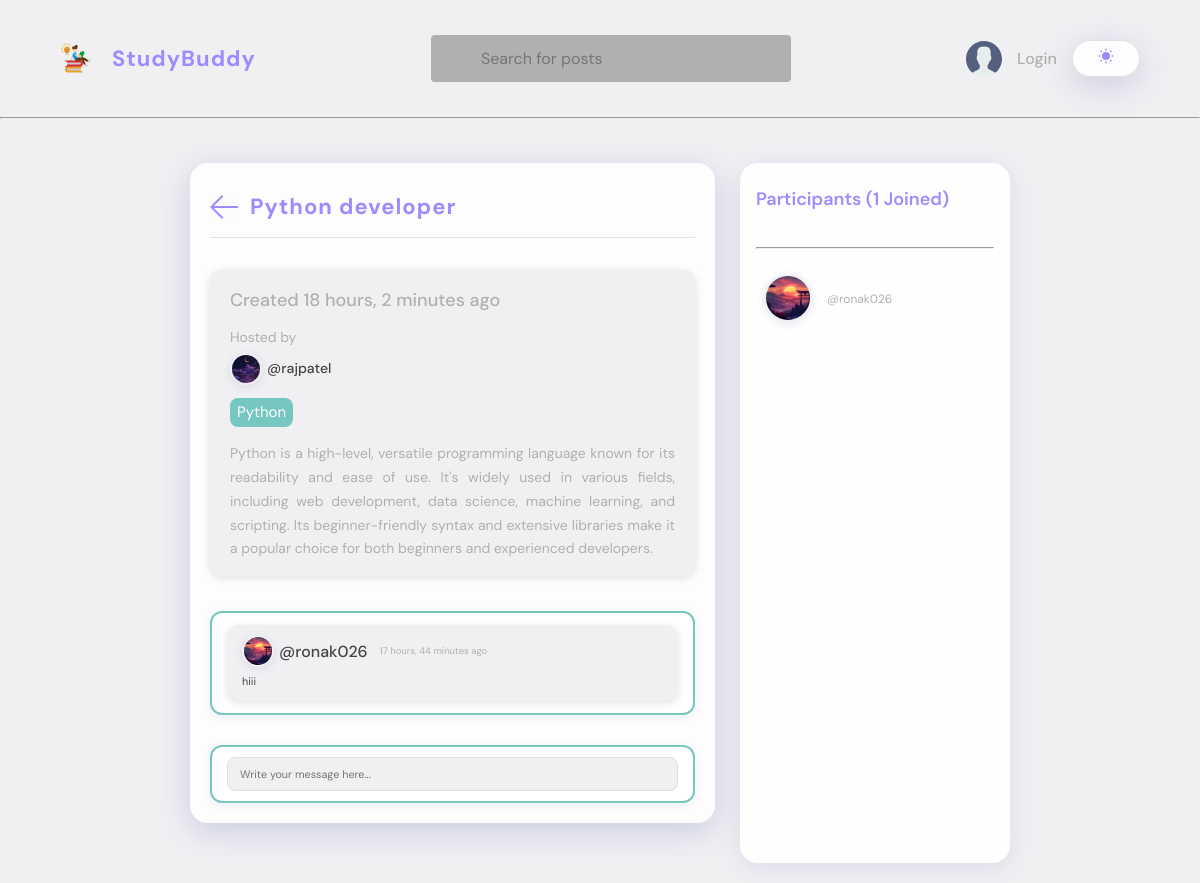
Page /room/2/ on the committed database.
### base/models.py (models this page shows, shortened)
class Room(models.Model):
    host=models.ForeignKey(User, on_delete=models.SET_NULL, null=True)
    topic=models.ForeignKey('Topic', on_delete=models.SET_NULL, null=True)
    name = models.CharField(max_length=100)
    description = models.TextField(null=True, blank=True)
    updated = models.DateTimeField(auto_now=True)
    created = models.DateTimeField(auto_now_add=True)
    participants = models.ManyToManyField(User,related_name="participants", blank=True)
    class Meta:
        ordering = ["-updated", "-created"]

class User(AbstractUser):
    name = models.CharField(max_length=200, null=True)
    email = models.EmailField(unique=True, null=True)
    bio=models.TextField(null=True)
    avatar=models.ImageField(null=True, default="luffy.jpg")
    USERNAME_FIELD='email'
    REQUIRED_FIELDS=[]

class Topic(models.Model):
    name=models.CharField(max_length=200)
    def __str__(self):
        return self.name

class Message(models.Model):
    user= models.ForeignKey(User,on_delete=models.CASCADE)
    room = models.ForeignKey(Room, on_delete=models.CASCADE)
    body = models.TextField()
    updated = models.DateTimeField(auto_now=True)
    created = models.DateTimeField(auto_now_add=True)
    class Meta:
        ordering = ["-updated", "-created"]

### base/views.py (the view, shortened to what this page needs)
# urls.py: path('room/<str:pk>/',views.room, name='room'),
def room(request, pk):
    room = Room.objects.get(id=pk)
    room_messages = room.message_set.all()
    participants = room.participants.all()
    context = {
        "room": room,
        "room_messages": room_messages,
        "participants": participants,
    }
    return render(request, "base/room.html", context)

### base/templates/base/room.html (shortened to what this page needs)
{% extends 'main.html' %} {% block start %}
<main class="layout layout--2">
  <div class="container">
    <div class="room-layout">
      <section class="room-main-box card room">
        <header class="room-header room__top">
          <div class="room__topLeft">
            <a
              href="{% url 'home' %}"
              class="btn btn--link"
              title="Back to Home"
            >
              <svg width="28" height="28" viewBox="0 0 32 32" fill="none">
                <path
                  d="M13.723 2.286l-13.723 13.714 13.719 13.714 1.616-1.611-10.96-10.96h27.625v-2.286h-27.625l10.965-10.965-1.616-1.607z"
                  fill="currentColor"
                />
              </svg>
            </a>
            <h3 class="room__title">{{ room.name }}</h3>
          </div>
        </header>
        <div class="room-content">
          <section class="room-meta room__box">
            <div class="room__header">
              <div class="room__info">
                <h4 class="room__subtitle">
                  Created {{ room.created|timesince }} ago
                </h4>
              </div>
              <div
                class="room__hosted"
                style="
                  flex-direction: column;
                  align-items: flex-start;
                  gap: 0.3rem;
                "
              >
                <span>Hosted by</span>
                <div style="display: flex; align-items: center; gap: 0.7rem">
                  <a
                    href="{% url 'user-profile' room.host.id %}"
                    class="room__author"
                  >
                    <div class="avatar avatar--small">
                      <img src="{{ room.host.avatar.url }}" alt="Host Avatar" />
                    </div>
                    <span>@{{ room.host.username }}</span>
                  </a>
                </div>
                <span class="room__topics">{{ room.topic }}</span>
              </div>
              <div class="room__details">
                <p class="room__description">{{ room.description }}</p>
              </div>
            </div>
          </section>
          <section class="chat-area room__conversation scroll">
            <div class="threads messages">
              {% for message in room_messages %}
              <article
                class="thread message{% if request.user == message.user %} message--own{% endif %}"
              >
                <div class="thread__top">
                  <div class="thread__author">
                    <a
                      href="{% url 'user-profile' message.user.id %}"
                      class="thread__authorInfo"
                    >
                      <div class="avatar avatar--small">
                        <img
                          src="{{ message.user.avatar.url }}"
                          alt="User Avatar"
                        />
                      </div>
                      <span>@{{ message.user.username }}</span>
                    </a>
                    <span class="thread__date"
                      >{{ message.created|timesince }} ago</span
                    >
                  </div>
                </div>
                <div class="thread__details">{{ message.body }}</div>
              </article>
              {% empty %}
              <div class="message message--empty">
                No messages yet. Start the conversation!
              </div>
              {% endfor %}
            </div>
          </section>
          <section class="room__message chat-input">
            <div class="chat-input__container">
              <form action="" method="POST" autocomplete="off">
                <input
                  name="body"
                  placeholder="Write your message here..."
                  class="input"
                  autocomplete="off"
                />
              </form>
            </div>
          </section>
        </div>
      </section>
      <aside class="participants card scroll">
        <h3 class="participants__top">
          Participants <span>({{ participants.count }} Joined)</span>
        </h3>
        <hr />
        <div class="participants__list">
          {% for user in participants %}
          <a href="{% url 'user-profile' user.id %}" class="participant">
            <div class="avatar avatar--medium">
              <img src="{{ user.avatar.url }}" alt="Participant Avatar" />
            </div>
            <div>
              <span class="participant__username">@{{ user.username }}</span>
            </div>
          </a>
          {% empty %}
          <div class="participant participant--empty">No participants yet.</div>
          {% endfor %}
        </div>
      </aside>
    </div>
  </div>
</main>
{% endblock %}

### templates/main.html (shortened to what this page needs)
<!DOCTYPE html>
{% load static %}
<html lang="en">
  <head>
    <link rel="stylesheet" href="{% static 'style/style.css' %}" />
  </head>
  <body>
    <div class="site-wrapper">
      {% include 'negbr.html' %}
      <div class="main-content">{% block start %}{% endblock %}</div>
    </div>
  </body>
</html>

### templates/negbr.html (shortened to what this page needs)
{% load static %}
<header class="header header--loggedIn">
    <div class="container">
        <a href="{% url 'home' %}" class="header__logo">
            <img src="{% static 'images/reading.png' %}" />
            <h1>StudyBuddy</h1>
        </a>
        <form class="header__search" method="GET" action="{% url 'home' %}">
            <label>
                <input name="q" placeholder="Search for posts" />
            </label>
        </form>
        <nav class="header__menu">
      {% if request.user.is_authenticated %}
      <div class="header__user">
        <a href="{% url 'user-profile' request.user.id%}">
          <div class="avatar avatar--medium active">
            <img src="{{request.user.avatar.url}}" />
          </div>
          <p>
            {{request.user.username}} <span>@{{request.user.username}}</span>
          </p>
        </a>
        <button class="dropdown-button">
          <svg
            version="1.1"
            xmlns="http://www.w3.org/2000/svg"
            width="32"
            height="32"
            viewBox="0 0 32 32"
          >
            <title>chevron-down</title>
            <path d="M16 21l-13-13h-3l16 16 16-16h-3l-13 13z"></path>
          </svg>
        </button>
      </div>
      <button id="theme-toggle" class="btn btn--pill" title="Toggle theme">
        <span id="theme-sun" style="display: inline;">
          <svg width="20" height="20" viewBox="0 0 20 20" fill="none">
            <circle cx="10" cy="10" r="5" fill="currentColor"/>
            <g stroke="currentColor" stroke-width="2">
              <line x1="10" y1="1" x2="10" y2="3"/>
              <line x1="10" y1="17" x2="10" y2="19"/>
              <line x1="3.22" y1="3.22" x2="4.64" y2="4.64"/>
              <line x1="15.36" y1="15.36" x2="16.78" y2="16.78"/>
              <line x1="1" y1="10" x2="3" y2="10"/>
              <line x1="17" y1="10" x2="19" y2="10"/>
              <line x1="3.22" y1="16.78" x2="4.64" y2="15.36"/>
              <line x1="15.36" y1="4.64" x2="16.78" y2="3.22"/>
            </g>
          </svg>
        </span>
        <span id="theme-moon" style="display: none;">
          <svg width="20" height="20" viewBox="0 0 20 20" fill="none">
            <path d="M17.293 13.293A8 8 0 016.707 2.707a8.001 8.001 0 1010.586 10.586z" fill="currentColor"/>
          </svg>
        </span>
      </button>
      {% else %}
      <div class="header__right">
        <a href="{% url 'login' %}">
          <img src="{% static 'images/avatar.svg' %}" />
          <p>Login</p>
        </a>
        <button id="theme-toggle" class="btn btn--pill" title="Toggle theme">
          <span id="theme-sun" style="display: inline;">
          </span>
        </button>
      </div>
      {% endif %}
  </div>
</header>
<hr/>

### rows in the picture
Room: name "Python developer", created "18 hours, 2 minutes", host.avatar (picture), host.username "rajpatel", topic "Python", description "Python is a high-level, versatile programming language known for its readability and ease of use. It's widely used in various fields, including web development, data science, machine learning, and scripting. Its beginner-friendly syntax and extensive libraries make it a popular choice for both beginners and experienced developers."
Message: user.avatar (picture), user.username "ronak026", created "17 hours, 44 minutes", body "hiii"
User: avatar (picture), username "ronak026"

### other values in the picture
{{ participants.count }} "1"
